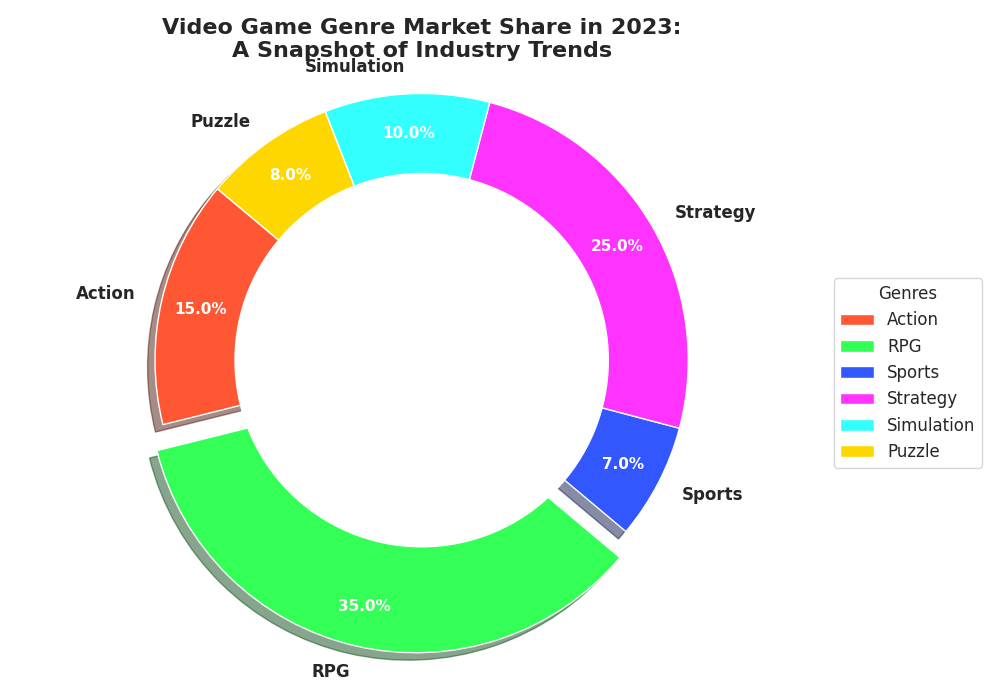

This chart was generated by the following Python code:
import matplotlib.pyplot as plt

# Define video game genres
genres = ['Action', 'RPG', 'Sports', 'Strategy', 'Simulation', 'Puzzle']

# Randomly shuffled market shares to maintain structural integrity
market_shares = [15, 35, 7, 25, 10, 8]  # shuffled order

# Define colors aligned with genres
colors = ['#FF5733', '#33FF57', '#3357FF', '#FF33FF', '#33FFFF', '#FFD700']

# Explode the position where Action was originally
explode = (0, 0.1, 0, 0, 0, 0)  # highlight shuffled genre

# Create a pie chart
plt.figure(figsize=(10, 7))
wedges, texts, autotexts = plt.pie(
    market_shares, labels=genres, colors=colors, explode=explode, shadow=True,
    autopct='%1.1f%%', startangle=140, pctdistance=0.85
)

# Enhance text visibility
for text in texts:
    text.set_fontsize(12)
    text.set_fontweight('bold')

for autotext in autotexts:
    autotext.set_color('white')
    autotext.set_fontsize(11)
    autotext.set_fontweight('bold')

# Add a circle at the center
centre_circle = plt.Circle((0, 0), 0.70, fc='white')
fig = plt.gcf()
fig.gca().add_artist(centre_circle)

# Maintain equal aspect ratio
plt.axis('equal')

# Title
plt.title('Video Game Genre Market Share in 2023:\nA Snapshot of Industry Trends', fontsize=16, fontweight='bold', ha='center')

# Legend positioning
plt.legend(wedges, genres, title="Genres", loc="center left", bbox_to_anchor=(1, 0, 0.5, 1), fontsize=12)

# Adjust layout
plt.tight_layout()

# Display chart
plt.show()
